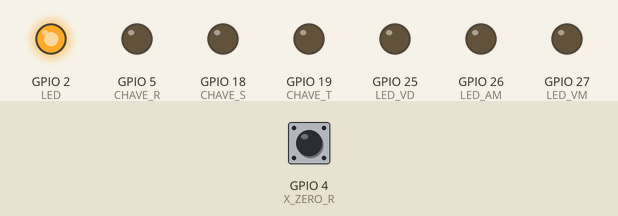
The sketch below on a simulated ESP32. Parts: output pins drawn as LEDs (lit = HIGH). Dashed ring = blinking. The inputs (shaded band) are chosen by the test bench; at power-on: GPIO 4 (X_ZERO_R) HIGH.

Above: at 1.2 s.
1.3 s: GPIO 4 (X_ZERO_R) pulled LOW for 0.15 s
At 2.2 s:
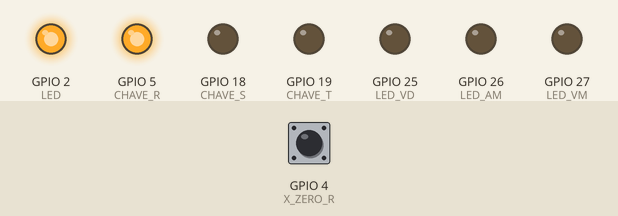
2.9 s: GPIO 4 (X_ZERO_R) pulled LOW for 1 s
At 3.3 s:
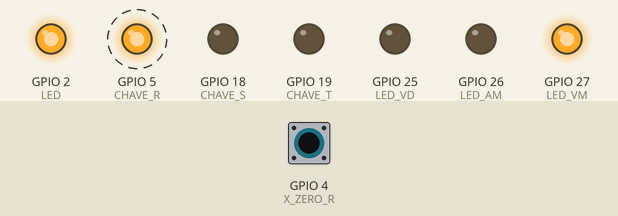
6.3 s: GPIO 4 (X_ZERO_R) pulled LOW for 3.2 s
At 8.0 s:
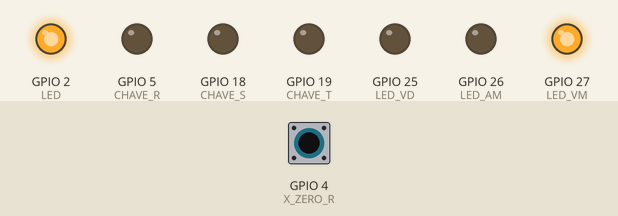
Timing chart, 0 to 12.0 s (numbered marks = the images above; inputs shaded):
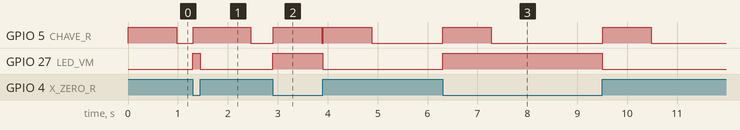

Measured:
- after the input at 1.3 s, GPIO 5 (CHAVE_R): LOW → HIGH at once, → LOW 1.2 s later; GPIO 27 (LED_VM): LOW → HIGH at once, → LOW 0.15 s later
- after the input at 2.9 s, GPIO 5 (CHAVE_R): alternates HIGH for 0.97 s and LOW for 0.03 s, starting at once; GPIO 27 (LED_VM): LOW → HIGH at once, → LOW 1.0 s later
- after the input at 6.3 s, GPIO 5 (CHAVE_R): alternates HIGH for 0.97 s and LOW for 2.2 s, 4 changes in all, then stays LOW, starting at once; GPIO 27 (LED_VM): LOW → HIGH at once, → LOW 3.2 s later

The sketch:

partidasuave.ino
```cpp
#define LED       2
#define LED_VD    25
#define LED_AM    26
#define LED_VM    27

#define X_ZERO_R  4
#define X_ZERO_S  16
#define X_ZERO_T  17

#define CHAVE_R   5
#define CHAVE_S   18
#define CHAVE_T   19

#define TEMPO_GATE_ACIONADO 1000

typedef struct  {
  hw_timer_t *tmr;
  uint16_t tempo_desliga;
  uint8_t flag_liga;
  uint8_t flag_desliga;
} analise_fase_t;

typedef struct {
  uint8_t tempo; // 0 a 15 s
  uint8_t tipo; // mono ou tri
} soft_cfg_t;

analise_fase_t r; // MONO POR ENQUANTO
portMUX_TYPE timerMUX = portMUX_INITIALIZER_UNLOCKED;
soft_cfg_t soft_cfg = {0, 0};

// IRAM_ATTR = coloca o codigo na ram interna
// muito mais rapida
// interrupcao timer
void IRAM_ATTR isr_timer_r(void)
{
  portENTER_CRITICAL_ISR(&timerMUX);
  r.tempo_desliga = TEMPO_GATE_ACIONADO;
  r.flag_liga = 1;
  //digitalWrite(CHAVE_R, HIGH);
  timerStop(r.tmr);
  portEXIT_CRITICAL_ISR(&timerMUX);
}

/* FUNCAO INTERRUPCAO PARA O CROSSZERO NA FASE R */
void IRAM_ATTR isr_xzero_r(void)
{
  portENTER_CRITICAL_ISR(&timerMUX);
  timerRestart(r.tmr);
  digitalWrite(LED_VM, !digitalRead(LED_VM));
  portEXIT_CRITICAL_ISR(&timerMUX);
}

void menu(void)
{
  char c = 0;
  uint8_t mult = 1;

  Serial.begin(115200);

  Serial.print("Digite um valor de 0 a 15s para a partida: ");
  do {
    if (Serial.available()) {
      c = Serial.read();
      if (c >= '0' && c <= '9') {
        soft_cfg.tempo = soft_cfg.tempo*mult + (c-'0');
        mult *= 10;
      }
    }
  } while (c != 10);
  Serial.println(soft_cfg.tempo);

  Serial.println("Digite M para mono ou T para trifasico:");
  c = 0;
  do {
    if (Serial.available()) {
      c = Serial.read();
      if (c == 'M' && c == 'T') {
        soft_cfg.tipo = c == 'M' ? 1 : 0;
      }
    }
  } while (c != 10);

  Serial.print("Tempo da partida suave [s]: ");
  Serial.println(soft_cfg.tempo);
  if (soft_cfg.tipo) {
    Serial.println("Trifasico.");
  }
  else {
    Serial.println("Monofasico.");
  }
  Serial.end();
}

void setup()
{
  // Set pin mode
  pinMode(LED,OUTPUT);
  pinMode(LED_VD, OUTPUT);
  pinMode(LED_AM, OUTPUT);
  pinMode(LED_VM, OUTPUT);

  pinMode(CHAVE_R, OUTPUT);
  pinMode(CHAVE_S, OUTPUT);
  pinMode(CHAVE_T, OUTPUT);

  pinMode(X_ZERO_R, INPUT_PULLUP);
  pinMode(X_ZERO_S, INPUT_PULLUP);
  pinMode(X_ZERO_T, INPUT_PULLUP);

  //menu();

  // timerBegin(o numero do timer, prescaler, up = true)
  // como o oscilador eh 80MHz, prescaler em 80 gera
  // 1000000 incrementos por segundo
  r.tmr = timerBegin(0, 80, 1);
  // recebe um ponteiro de um timer instanciado
  // o endereco da funcao que trata a interrupcao
  // true = edge
  timerAttachInterrupt(r.tmr, &isr_timer_r, 1);
  // toda vez que o pino inverter o estado, tem um novo semi ciclo
  attachInterrupt(digitalPinToInterrupt(X_ZERO_R), isr_xzero_r, CHANGE);
  // a cada 1ms, dispara a interrupcao
  timerAlarmWrite(r.tmr, 7700, 1);
  timerAlarmEnable(r.tmr);

  digitalWrite(LED, HIGH);
}

void faseHandler(analise_fase_t *fase, uint8_t pino)
{
  if (fase->flag_liga) {
    fase->flag_liga = 0;
    fase->flag_desliga = 1;
    fase->tempo_desliga = TEMPO_GATE_ACIONADO;
    digitalWrite(pino, HIGH);
  }
  else {
    if (fase->flag_desliga && fase->tempo_desliga == 0) {
      fase->flag_desliga = 0;
      digitalWrite(pino, LOW);
    }
    else {
      r.tempo_desliga--;
    }
  }
}

void loop()
{
  //timerStop(timer);
  //timerRestart(timer);
  faseHandler(&r, CHAVE_R);
}
```
